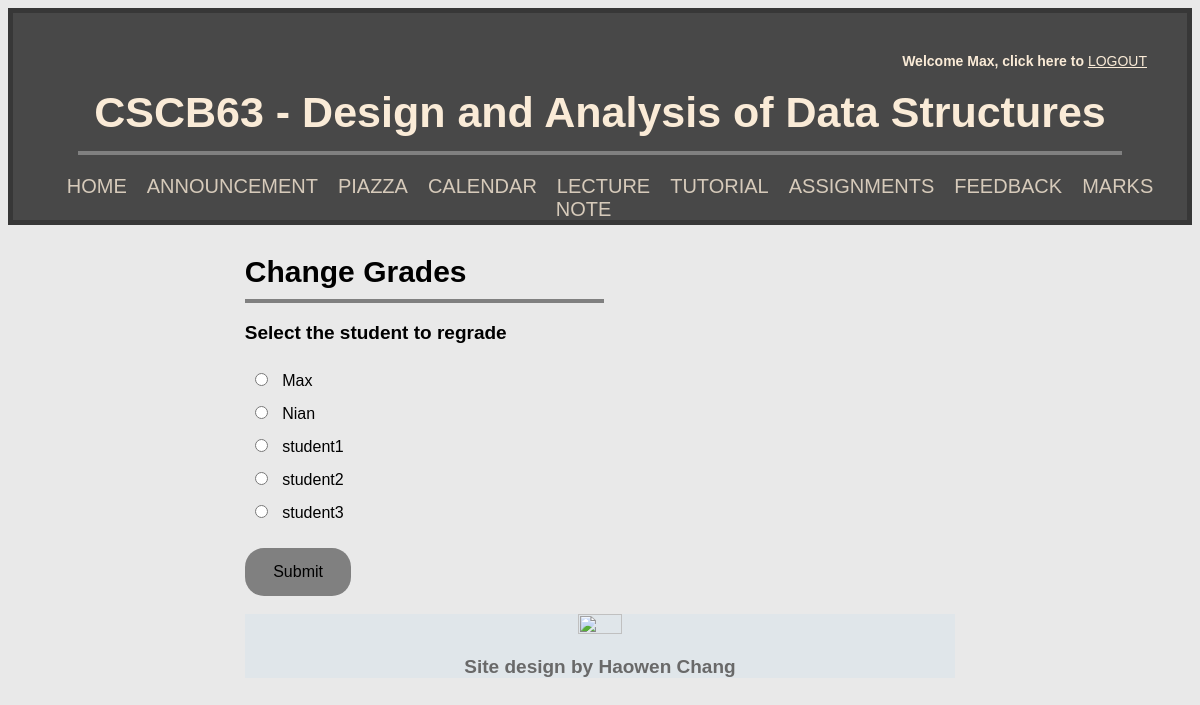
/chooseStudent (signed in), run on the app's committed database.
### tables this page shows
CREATE TABLE "User" (
	"username"	TEXT NOT NULL,
	"password"	TEXT NOT NULL,
	"isInstructor"	INTEGER NOT NULL,
	PRIMARY KEY("username")
);

### app.py (the view)
@app.route('/chooseStudent', methods=['GET', 'POST'])
def chooseStudent():
    if request.method == 'GET':
        db = get_db()
        db.row_factory = make_dicts
        username = session['username']
        Ins = isInstructor(session['username'])
        students = []
        for student in get_students():
            students.append(student)
        db.close()
        return render_template('chooseStudent.html', student=students, username=username, Ins=Ins)
    else:
        session['student_name'] = request.form['student_name']
        return redirect(url_for('editMark'))

### app.py (called while the page is built)
def get_db():
    db = getattr(g, '_database', None)
    if(db is None):
        db = g._database = sqlite3.connect(DATABASE)
    return db

def make_dicts(cursor: sqlite3.Cursor, row: sqlite3.Row):
    return dict((cursor.description[idx][0], value)
                for idx, value in enumerate(row))

def query_db(query: str, args=(), one=None):
    if one is None:
        one = True
    else:
        one = False
    cursor = get_db().execute(query, args)
    result = cursor.fetchall()
    cursor.close()
    return (result[0] if result else None) if one else result

def get_students():
    return query_db("""SELECT DISTINCT * FROM User
                    WHERE User.isInstructor == 0;""",
                    (), one=False)

def isInstructor(username: str):
    result = query_db("""SELECT username FROM User WHERE User.username == ?
                    AND User.isInstructor == 1;""",
                      args=(username,))
    if result is None:
        return False
    return True

@app.teardown_appcontext
def close_connection(exception):
    db = getattr(g, '_database', None)
    if db is not None:
        db.close()

### templates/chooseStudent.html (shortened to what this page needs)
<!DOCTYPE html>
<html>
    <head>
        <link rel="stylesheet" href="../static/chooseStudent.css">
    </head>
    <body>
        {% extends "index.html" %}
        {% block content %}
        <div class="content">
            <h3>Change Grades</h3>
            <hr class="description">
            <div class="container">
                <form action="{{ url_for('chooseStudent')}}" method="POST">
                    <p>Select the student to regrade</p>
                    <table data-req="1">
                        {% for item in student %}
                        <input class="radio" type="radio" name= "student_name" value="{{item['username']}}" required>
                        <label for= "A"> {{item['username']}} </label> <br>
                        {% endfor %}
                    </table>
                    <input type="submit" class="block" value="Submit"></input>
                </form>
            </div>
        </div>
        {% endblock %}

### templates/index.html (shortened to what this page needs)
<!DOCTYPE html>
<html>
    <head>
        <link rel="stylesheet" href="../static/index.css">
    </head>
    <body>
        <div class="header-content">
            <div class="welcome">
                <p style="display: inline;">Welcome {{username}}, click here to </p>
                <a style="display: inline;" class="logout" href="http://localhost:5000/logout">LOGOUT</a>
            </div>
            <h1>CSCB63 - Design and Analysis of Data Structures</h1>
            <hr id="Header-line">
            <div class="menu-container">
                <ul>
                    {% if Ins == False %}
                    <li><a href="{{ url_for('index') }}">HOME</a></li>
                    <li><a href="{{ url_for('announcement') }}">ANNOUNCEMENT</a></li>
                    <li><a href="{{ url_for('piazza') }}">PIAZZA</a></li>
                    <li><a href="{{ url_for('calendar') }}">CALENDAR</a></li>
                    <li><a href="{{ url_for('lecture') }}">LECTURE NOTE</a></li>
                    <li><a href="{{ url_for('tutorial') }}">TUTORIAL</a></li>
                    <li><a href="{{ url_for('assignment') }}">ASSIGNMENTS</a></li>
                    <li><a href="{{ url_for('feedback') }}">FEEDBACK</a></li>
                    <li><a href="{{ url_for('studentmark') }}">MARKS</a></li>
                    {% endif %}
                </ul>
            </div>
        </div>
    {% block content %}{% endblock %}
        <br>
        <div class="footer">
            <a id="UofTlink" href="https://www.utsc.utoronto.ca/cms/faculty-of-computer-science">
                <img src="https://images.squarespace-cdn.com/content/v1/5c8e9a223560c34f9070706f/1584117182341-P48MTCA7MDXB57QM6QL1/ke17ZwdGBToddI8pDm48kJ76nH85aza3J1kOSUxUUQsUqsxRUqqbr1mOJYKfIPR7LoDQ9mXPOjoJoqy81S2I8N_N4V1vUb5AoIIIbLZhVYwL8IeDg6_3B-BRuF4nNrNcQkVuAT7tdErd0wQFEGFSnHyTjHFnbVqz2a3skCZF3VMl39tOtb9mNFVdjjN0V38UY8HhU9A19BklyivaDE3oZA/Computer+Science+%28Blue%29-01.png?format=500w" width="25%" height="25%">
            </a>
            <p>Site design by Haowen Chang</p>
        </div>
    </body>
</html>

### static/chooseStudent.css (style rules this page uses)
.header-content { text-align: center; border-color: transparent; background-color: rgba(54, 54, 54, 0.897); border: 5px solid rgba(54, 54, 54, 0.897); padding: 40px; max-width: 100%; text-align: center; }
.content { max-width: 60%; text-align: left; margin: auto; }
h1 { text-align: center; font-size: 43px; color: antiquewhite; }
#Header-line { margin-top: -15px; width: 95%; border: 2px solid; color: grey; }
.menu-container { margin-top: 10px; border-color: transparent; height: 15px; }
.menu-container ul { list-style: none; margin: 0; display: flex; justify-content: center; align-items: center; padding: 10px 0; }
.menu-container a { font-size: 20px; padding: 0 20px; color: rgba(250, 235, 215, 0.801); position: relative; text-decoration: none; }
.menu-container a::after { content: ""; display: block; position: absolute; transition: all ease-out 300ms; height: 3px; width: 0%; bottom: -3px; background-color: antiquewhite; }
.description { margin-top: -20px; margin-left: 0; width: 50%; border: 2px solid; color: grey; }
p { font-weight: 600; }
.footer { background-color: rgba(160, 209, 238, 0.13); width: 60%; font-size: 13px; color: dimgray; text-align: center; margin: auto; }
h3 { font-size: 30px; }
.radio { margin: 10px; }
body { background-color: rgba(146, 145, 145, 0.199); font-family: 'Gill Sans', 'Gill Sans MT', Calibri, 'Trebuchet MS', sans-serif; color: black; }
.block { display: block; width: 15%; border: none; background-color: grey; padding: 15px 28px; font-size: 16px; cursor: pointer; text-align: center; border-radius: 19px; margin-top: 20px; }

### static/index.css (style rules this page uses)
.header-content { text-align: center; border-color: transparent; background-color: rgba(54, 54, 54, 0.897); border: 5px solid rgba(54, 54, 54, 0.897); padding: 40px; max-width: 100%; text-align: center; }
.content { max-width: 60%; text-align: left; margin: auto; }
h1 { text-align: center; font-size: 43px; color: antiquewhite; }
#Header-line { margin-top: -15px; width: 95%; border: 2px solid; color: grey; }
.menu-container { margin-top: 10px; border-color: transparent; height: 15px; }
.menu-container ul { list-style: none; margin: 0; display: flex; justify-content: center; align-items: center; padding: 10px 0; }
.menu-container a { font-size: 20px; padding: 0 20px; color: rgba(250, 235, 215, 0.801); position: relative; text-decoration: none; }
.menu-container a::after { content: ""; display: block; position: absolute; transition: all ease-out 300ms; height: 3px; width: 0%; bottom: -3px; background-color: antiquewhite; }
.description { margin-top: -20px; margin-left: 0; width: 50%; border: 2px solid; color: grey; }
.footer { background-color: rgba(160, 209, 238, 0.13); width: 60%; font-size: 13px; color: dimgray; text-align: center; margin: auto; }
ul { list-style-type: none; font-size: 19px; }
h3 { font-size: 30px; }
.welcome { text-align: right; color: antiquewhite; margin-bottom: -10px; font-size: 14px; }
.welcome p { font-size: 14px; }
.logout { color: antiquewhite; }
p { font-size: 19px; }
body { background-color: rgba(146, 145, 145, 0.199); font-family: 'Gill Sans', 'Gill Sans MT', Calibri, 'Trebuchet MS', sans-serif; color: black; }

### data on the page
User: username "Max"
User: username "Nian"
User: username "student1"
User: username "student2"
User: username "student3"
